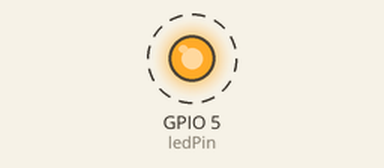
Bench run of a sketch on a simulated ESP32. Parts: output pins drawn as LEDs (lit = HIGH). Dashed ring = blinking. What the sketch prints to the serial monitor is not drawn.

Above: at 0.2 s.
Timing chart, 0 to 3.0 s (numbered marks = the images above):
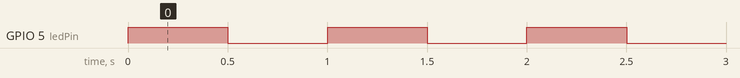

Measured:
- by itself, GPIO 5 (ledPin): alternates HIGH for 0.50 s and LOW for 0.50 s

The sketch:

JARM_ESP32_-_Blink.ino
```cpp
//int ledPin = 16;  //LED vermelho jarm esp32 iot
int ledPin = 5;  //LED verde jarm esp32 iot
//int ledPin = 17;  //LED azul jarm esp32 iot

int timer = 500;

void setup()
{
    pinMode(ledPin, OUTPUT);
    Serial.begin(115200);
}

void loop()
{
    Serial.println("Hello world, eu sou JARM ESP32 IoT ! LIGA LED");
    digitalWrite(ledPin, HIGH);
    delay(timer);
    digitalWrite(ledPin, LOW);
    Serial.println("Hello world, eu sou JARM ESP32 IoT! DESLIGA LED");
    delay(timer);
}
```
